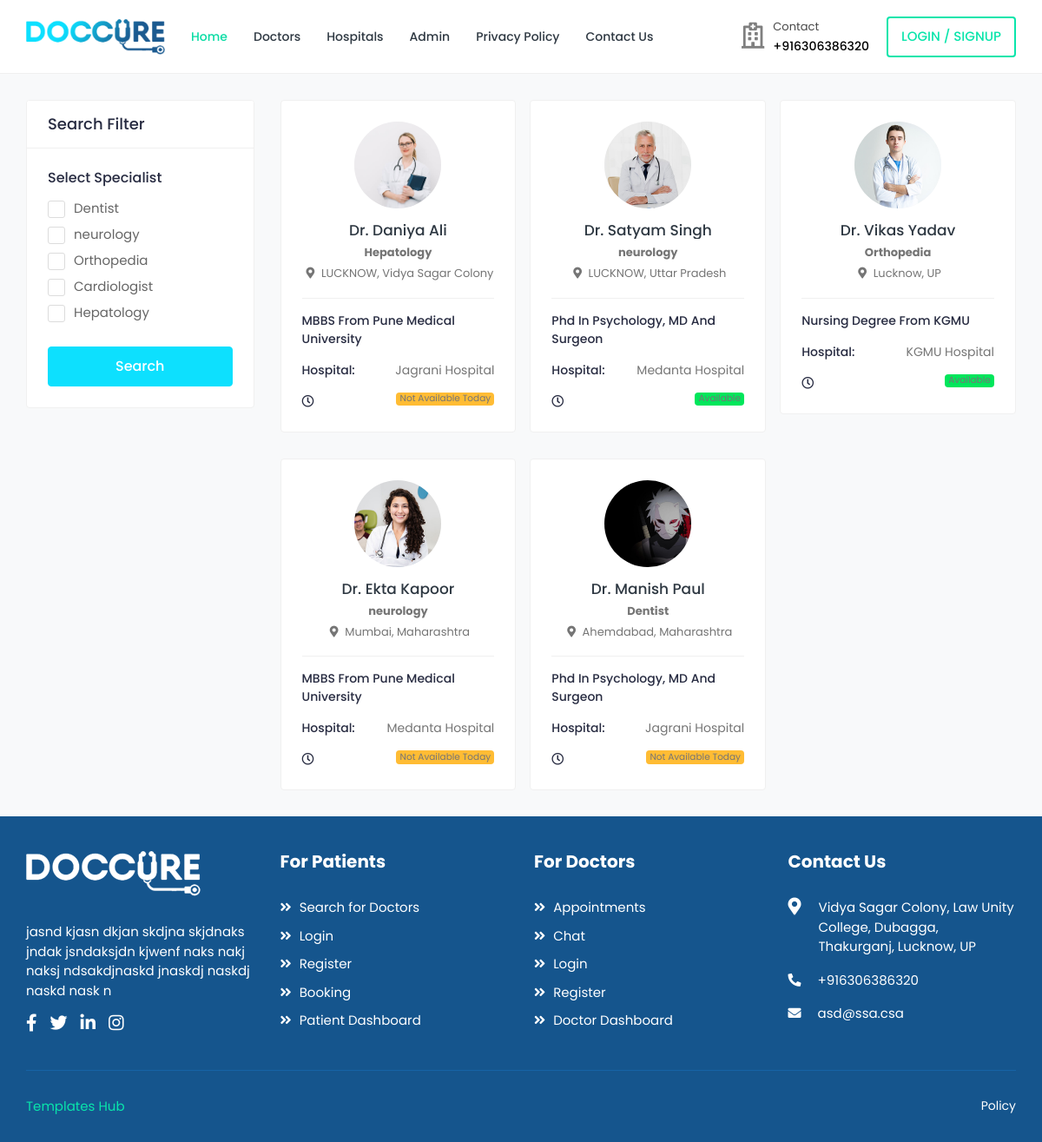
The app's page /all-doctor-list with its own data.
### home/models.py (models this page shows, shortened)
class SiteDetail(models.Model):
    logo = models.ImageField(upload_to="site/")
    footer_logo = models.ImageField(upload_to="site/", blank=True, null=True)
    phone = models.CharField(max_length=13)
    description = models.CharField(max_length=700)
    email = models.EmailField()
    description_header = models.CharField(max_length=70)
    footer_description = models.CharField(max_length=400)
    address = models.CharField(max_length=300)
    insta_link = models.URLField()
    linkedin_link = models.URLField()
    fb_link = models.URLField()
    twitter_link = models.URLField()

class Speciality(models.Model):
    image = models.ImageField(
        upload_to="branch/", default="speciality/specialities-01.png"
    )
    name = models.CharField(max_length=30)
    slug = AutoSlugField(populate_from="name", unique=True, null=True, default=None)
    def __str__(self):
        return self.name

class Doctor(models.Model):
    name = models.CharField(max_length=40)
    city = models.CharField(max_length=40)
    state = models.CharField(max_length=40)
    country = models.CharField(max_length=40)
    price_low = models.IntegerField()
    price_high = models.IntegerField()
    picture = models.ImageField(upload_to="doctor/profile/")
    qualification = models.CharField(max_length=40, null=True, blank=True)
    overview = models.CharField(max_length=700, blank=True, null=True)
    hospital = models.ForeignKey(
        "Hospital",
        on_delete=models.SET_NULL,
        null=True,
        blank=True,
        related_name="doctor",
    )
    speciality = models.ForeignKey(
        "Speciality",
        on_delete=models.SET_NULL,
        related_name="doctors",
        null=True,
        blank=True,
    )
    slug = AutoSlugField(populate_from="name", unique=True, null=True, default=None)
    message_link = models.CharField(max_length=30)
    phone = models.CharField(max_length=13)
    video_link = models.CharField(max_length=30)
    monday = models.CharField(max_length=30, default="closed")
    tuesday = models.CharField(max_length=30, default="closed")
    wednesday = models.CharField(max_length=30, default="closed")
    thursday = models.CharField(max_length=30, default="closed")
    friday = models.CharField(max_length=30, default="closed")
    saturday = models.CharField(max_length=30, default="closed")
    sunday = models.CharField(max_length=30, default="closed")

class Hospital(models.Model):
    name = models.CharField(max_length=100)
    address = models.CharField(max_length=100)
    description = RichTextField()
    opening_timing = models.CharField(max_length=50)
    price = models.PositiveIntegerField()
    speciality = models.ForeignKey(
        "Speciality",
        related_name="hospital",
        on_delete=models.SET_NULL,
        null=True,
        blank=True,
    )
    picture = models.ImageField(upload_to="hospital", null=True, blank=True)
    slug = AutoSlugField(populate_from="name", unique=True, null=True, default=None)

### home/views.py (the view)
# urls.py: path("all-doctor-list", views.all_doctors, name="all-doctor-list"),
def all_doctors(request):
    days = [
        "monday",
        "tuesday",
        "wednesday",
        "thursday",
        "friday",
        "saturday",
        "sunday",
    ]
    day = days[datetime.now().weekday()]
    return render(
        request,
        "home/doctor/all-doctor-list.html",
        {
            "detail": SiteDetail.objects.last(),
            "specialities": Speciality.objects.all(),
            "hospitals": Hospital.objects.all().order_by("-id"),
            "doctors": Doctor.objects.raw(
                f"SELECT *, {day}!='closed' AS available FROM home_doctor ORDER BY id DESC"
            ),
        },
    )

### templates/home/doctor/all-doctor-list.html (shortened to what this page needs)
{% extends "base.html" %} {% block body %}
{% load static %}
<div class="content">
	<div class="container-fluid">
		<div class="row">
			{% include 'home/sidebar-filter.html' %}
			<div class="col-md-7 col-lg-8 col-xl-9">
				<div class="row row-grid">
				{% for doctor in doctors %}
					<div class="col-md-6 col-lg-4 col-xl-3">
						<div class="card widget-profile pat-widget-profile">
							<div class="card-body">
								<div class="pro-widget-content">
									<div class="profile-info-widget">
										<a href="{% url 'home:doctor-profile' slug=doctor.slug %}" class="booking-doc-img">
											<img src="{{doctor.picture.url}}" alt="User Image">
										</a>
										<div class="profile-det-info">
											<h3><a href="{% url 'home:doctor-profile' slug=doctor.slug %}	">Dr. {{doctor.name}}</a></h3>
											<div class="patient-details">
												<h5><b>{{doctor.speciality}}</b></h5>
												<h5 class="mb-0"><i class="fas fa-map-marker-alt"></i> {{doctor.city}}, {{doctor.state}}</h5>
											</div>
										</div>
									</div>
								</div>
								<div class="patient-info">
									<ul>
										<li>{{doctor.qualification|truncatechars:35}}</li>
										<li>Hospital: <span>{{doctor.hospital.name}}</span></li>
										<li><i class="far fa-clock"></i>{% if doctor.available %}<span class="badge badge-success">Available {% else %}<span class="badge badge-warning"> Not Available Today{% endif %}</span></li>
									</ul>
								</div>
							</div>
						</div>
					</div>
					{% endfor %}
				</div>
			</div>
		</div>
	</div>
</div>
{% endblock body %}

### templates/base.html (shortened to what this page needs)
<!DOCTYPE html>
<html lang="en">
{% load static %}
<head>
		<link rel="stylesheet" href="{% static 'assets/css/bootstrap.min.css' %}">
		<link rel="stylesheet" href="{% static 'assets/plugins/fontawesome/css/fontawesome.min.css' %}">
		<link rel="stylesheet" href="{% static 'assets/plugins/fontawesome/css/all.min.css' %}">
		<link rel="stylesheet" href="{% static 'assets/css/style.css' %}">
	</head>
	<body>
		<div class="main-wrapper">
			<header class="header">
				<nav class="navbar navbar-expand-lg header-nav">
					<div class="navbar-header">
						<a href="/" class="navbar-brand logo">
							<img src="{{detail.logo.url}}" class="img-fluid" alt="Logo">
						</a>
					</div>
					<div class="main-menu-wrapper">
						<ul class="main-nav">
							<li class="active">
								<a href="{% url 'home:home' %}">Home</a>
							</li>
							<li class="has-submenu">
								<a href="{% url 'home:all-doctor-list' %}">Doctors </a>
							</li>
							<li class="has-submenu">
								<a href="{% url 'home:all-hospital-list' %}">Hospitals </a>
							</li>
							<li>
								<a href="/admin">Admin</a>
							</li>
              				<li>
								<a href="{% url 'home:privacy-policy' %}">Privacy Policy</a>
							</li>
							<li>
								<a href="{% url 'home:contact-us' %}">Contact Us</a>
							</li>
						</ul>
					</div>
					<ul class="nav header-navbar-rht">
						<li class="nav-item contact-item">
							<div class="header-contact-img">
								<i class="far fa-hospital"></i>
							</div>
							<div class="header-contact-detail">
								<p class="contact-header">Contact</p>
								<p class="contact-info-header"> {{detail.phone}}</p>
							</div>
						</li>
						<li class="nav-item">
							<a class="nav-link header-login" href="login.html">login / Signup </a>
						</li>
					</ul>
				</nav>
			</header>
      {% block body %}
      {% endblock body %}
			<footer class="footer">
				<div class="footer-top">
					<div class="container-fluid">
						<div class="row">
							<div class="col-lg-3 col-md-6">
								<div class="footer-widget footer-about">
									<div class="footer-logo">
                    <img src="{% if detail.footer_logo %}{{detail.footer_logo.url}}{% else %}{{detail.logo.url}} {% endif %} " class="img-fluid" alt="Logo">
									</div>
									<div class="footer-about-content">
										<p>{{detail.footer_description}} </p>
										<div class="social-icon">
											<ul>
												<li>
													<a href="{{detail.fb_link}}" target="_blank"><i class="fab fa-facebook-f"></i> </a>
												</li>
												<li>
													<a href="{{detail.twitter_link}}" target="_blank"><i class="fab fa-twitter"></i> </a>
												</li>
												<li>
													<a href="{{detail.linkedin_link}}" target="_blank"><i class="fab fa-linkedin-in"></i></a>
												</li>
												<li>
													<a href="{{detail.insta_link}}" target="_blank"><i class="fab fa-instagram"></i></a>
												</li>
											</ul>
										</div>
									</div>
								</div>
							</div>
							<div class="col-lg-3 col-md-6">
								<div class="footer-widget footer-menu">
									<h2 class="footer-title">For Patients</h2>
									<ul>
										<li><a href=""><i class="fas fa-angle-double-right"></i> Search for Doctors</a></li>
										<li><a href=""><i class="fas fa-angle-double-right"></i> Login</a></li>
										<li><a href=""><i class="fas fa-angle-double-right"></i> Register</a></li>
										<li><a href=""><i class="fas fa-angle-double-right"></i> Booking</a></li>
										<li><a href=""><i class="fas fa-angle-double-right"></i> Patient Dashboard</a></li>
									</ul>
								</div>
							</div>
							<div class="col-lg-3 col-md-6">
								<div class="footer-widget footer-menu">
									<h2 class="footer-title">For Doctors</h2>
									<ul>
										<li><a href=""><i class="fas fa-angle-double-right"></i> Appointments</a></li>
										<li><a href=""><i class="fas fa-angle-double-right"></i> Chat</a></li>
										<li><a href=""><i class="fas fa-angle-double-right"></i> Login</a></li>
										<li><a href=""><i class="fas fa-angle-double-right"></i> Register</a></li>
										<li><a href=""><i class="fas fa-angle-double-right"></i> Doctor Dashboard</a></li>
									</ul>
								</div>
							</div>
							<div class="col-lg-3 col-md-6">
								<div class="footer-widget footer-contact">
									<h2 class="footer-title">Contact Us</h2>
									<div class="footer-contact-info">
										<div class="footer-address">
											<span><i class="fas fa-map-marker-alt"></i></span>
											<p> {{detail.address}}</p>
										</div>
										<p>
											<i class="fas fa-phone-alt"></i>
											{{detail.phone}}
										</p>
										<p class="mb-0">
											<i class="fas fa-envelope"></i>
											{{detail.email}}
										</p>
									</div>
								</div>
							</div>
						</div>
					</div>
				</div>
        <div class="footer-bottom">
					<div class="container-fluid">
						<div class="copyright">
							<div class="row">
								<div class="col-md-6 col-lg-6">
									<div class="copyright-text">
										<p class="mb-0"><a href="">Templates Hub</a></p>
									</div>
								</div>
								<div class="col-md-6 col-lg-6">
									<div class="copyright-menu">
										<ul class="policy-menu">
											<li><a href="{% url 'home:privacy-policy' %}">Policy</a></li>
										</ul>
									</div>
								</div>
							</div>
						</div>
					</div>
				</div>
			</footer>
	</body>
</html>

### templates/home/sidebar-filter.html (shortened to what this page needs)
<div class="col-md-12 col-lg-4 col-xl-3 theiaStickySidebar">
    {% if doctors or "doctor" in request.path %}
    <form method="GET" action="{% url 'home:filter-doctor' %}">
    {% elif hospitals or "hospital" in request.path %}
    <form method="GET" action="{% url 'home:filter-hospital' %}">
    {% else %}
    <form method="GET" action="{% url 'home:filter-doctor' %}">
    {% endif %}
    <div class="card search-filter">
        <div class="card-header">
            <h4 class="card-title mb-0">Search Filter</h4>
        </div>
        <div class="card-body">
        <div class="filter-widget">
            <h4>Select Specialist</h4>
            {% for spc in specialities %}
            <div>
                <label class="custom_check">
                    <span class="checkmark"></span> {{spc.name}}
                </label>
            </div>
            {% endfor %}
        </div>
            <div class="btn-search">
                <button type="submit" class="btn btn-block">Search</button>
            </div>
        </div>
    </form>
    </div>
</div>

### records on screen
SiteDetail: logo (picture), phone "+916306386320", footer_logo (picture), footer_description "jasnd kjasn dkjan skdjna skjdnaks jndak jsndaksjdn kjwenf naks nakj naksj ndsakdjnaskd jnaskdj naskdj naskd nask n", address "Vidya Sagar Colony, Law Unity College, Dubagga, Thakurganj, Lucknow, UP", email "asd@ssa.csa"
Speciality: name "Dentist"
Speciality: name "neurology"
Speciality: name "Orthopedia"
Speciality: name "Cardiologist"
Speciality: name "Hepatology"
Doctor: picture (picture), name "Daniya Ali", speciality "Hepatology", city "LUCKNOW", state "Vidya Sagar Colony", qualification "MBBS From Pune Medical University", hospital.name "Jagrani Hospital", shows "Not Available Today"
Doctor: picture (picture), name "Satyam Singh", speciality "neurology", city "LUCKNOW", state "Uttar Pradesh", qualification "Phd In Psychology, MD And Surgeon", hospital.name "Medanta Hospital", shows "Available"
Doctor: picture (picture), name "Vikas Yadav", speciality "Orthopedia", city "Lucknow", state "UP", qualification "Nursing Degree From KGMU", hospital.name "KGMU Hospital", shows "Available"
Doctor: picture (picture), name "Ekta Kapoor", speciality "neurology", city "Mumbai", state "Maharashtra", qualification "MBBS From Pune Medical University", hospital.name "Medanta Hospital", shows "Not Available Today"
Doctor: picture (picture), name "Manish Paul", speciality "Dentist", city "Ahemdabad", state "Maharashtra", qualification "Phd In Psychology, MD And Surgeon", hospital.name "Jagrani Hospital", shows "Not Available Today"
